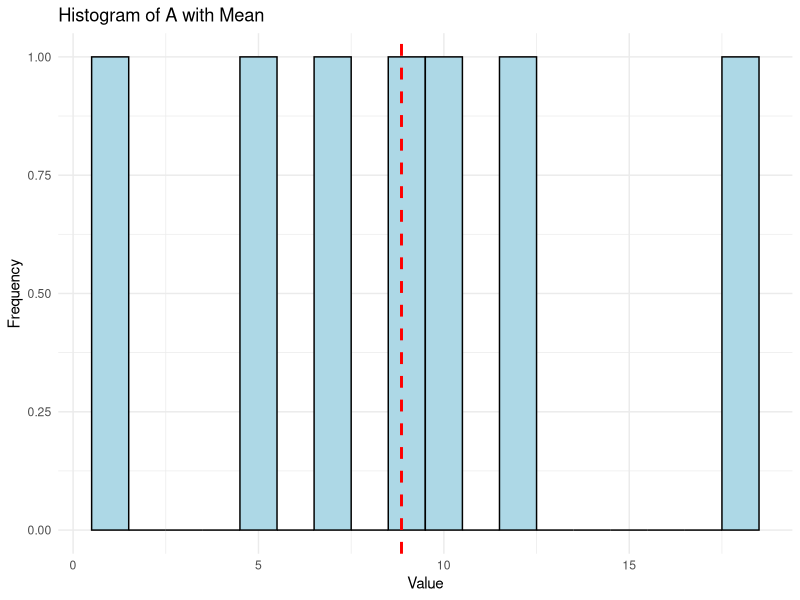
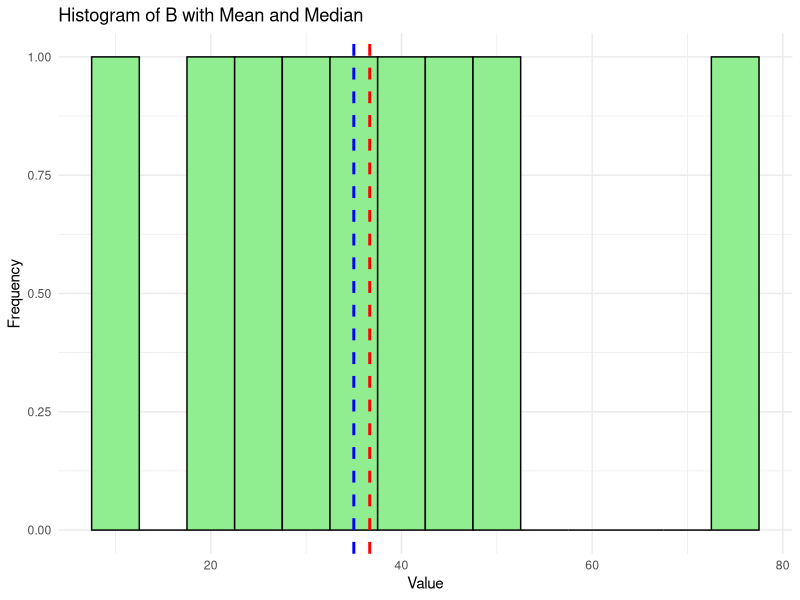

Write R code to recreate these figures, in order.
## ---- chunk 1
library(tidyverse)
## ---- chunk 2

# Load Titanic dataset

titanic_data <- as.data.frame(Titanic)

# merge the first three colnames to create a new rowname "Passenger_Type" that combines Class, Sex, and Age

titanic_data <- titanic_data %>%
  unite("Passenger_Type", Class, Sex, Age, sep = "-")

# where survived is No, create a variable called number of deaths that is equal to Freq, otherwise 0

titanic_data <- titanic_data %>%
  mutate(number_of_deaths = ifelse(Survived == "No", Freq, 0))

# drop the Freq column and Survived column

titanic_data <- titanic_data %>%
  select(-Freq, -Survived)

# View the first 8 rows of the dataset
head(titanic_data, 8)

## ---- chunk 3
# From https://sejdemyr.github.io/r-tutorials/basics/wide-and-long/
# created by SIMON EJDEMYR

# Create long dataset
country_long <- data.frame(
    expand.grid(country = c("Sweden", "Denmark", "Norway"), year = 1994:1996),
    avgtemp = round(runif(9, 3, 12), 0)
    )

# Create wide dataset
country_wide <- data.frame(
    country = c("Sweden", "Denmark", "Norway"),
    avgtemp.1994 = country_long$avgtemp[1:3],
    avgtemp.1995 = country_long$avgtemp[4:6],
    avgtemp.1996 = country_long$avgtemp[7:9])
country_wide 

## ---- chunk 4

country_long

## ---- chunk 5
# change the country_long dataset to a wide dataframe with country-year as the row name and column name  avgtemp
# combine country and year to make the row names
# avgtemp is still the variable
# 9 observations
# do not pivot wider

country_wide2 <- country_long %>%
  unite("country_year", country, year, sep = "-") %>%
  pivot_wider(names_from = country_year, values_from = avgtemp)

df_long <- country_wide2 |> 
  pivot_longer(cols = everything(), 
               names_to = "country_year", 
               values_to = "avg_temp")

df_long <- as.data.frame(df_long)

## Create two variables - high_temp and low_temp by adding a random number between 1 and 5 to avg_temp for high_temp and subtracting a random number between 1 and 5 from avg_temp for low_temp

set.seed(123) # for reproducibility
df_long <- df_long %>%
  mutate(high_temp = avg_temp + sample(1:5, n(), replace = TRUE),
         low_temp = avg_temp - sample(1:5, n(), replace = TRUE))

# sort by country_year

df_long <- df_long %>%
  arrange(country_year)

df_long



## ---- chunk 6

A <- c(1,5,7,9,10,12,18)

answer_a1 <- (sum(A)/7)

answer_a2 <- mean(A)

# label this as "produced by sum function" and "produced by mean function"

paste("Mean produced by sum function:", answer_a1)
paste("Mean produced by mean function:", answer_a2)

## ---- chunk 7
# demonstrate how the mean is the center of mass with ggplot

library(ggplot2)
df_a <- data.frame(x = A)
ggplot(df_a, aes(x = x)) +
  geom_histogram(binwidth = 1, fill = "lightblue", color = "black") +
  geom_vline(aes(xintercept = mean(x)), color = "red", linetype = "dashed", size = 1) +
  labs(title = "Histogram of A with Mean", x = "Value", y = "Frequency") +
  theme_minimal()


## ---- chunk 8
B <- c(10,20,30,35,40,45,50,75,25)

mean_b1 <- (sum(B)/9)

mean_b2 <- mean(B)

mean_b1
mean_b2
## ---- chunk 9

# label this as "median of A"

paste("Median of A:", median(A))

## ---- chunk 10
# label this as "median of B"

paste("Median of B:", median(B))


## ---- chunk 11
# demonstrate how the midpoint and center of mass are different with ggplot

library(ggplot2)
df_b <- data.frame(x = B)
ggplot(df_b, aes(x = x)) +
  geom_histogram(binwidth = 5, fill = "lightgreen", color = "black") +
  geom_vline(aes(xintercept = mean(x)), color = "red", linetype = "dashed", size = 1) +
  geom_vline(aes(xintercept = median(x)), color = "blue", linetype = "dashed", size = 1) +
  labs(title = "Histogram of B with Mean and Median", x = "Value", y = "Frequency") +
  theme_minimal()




